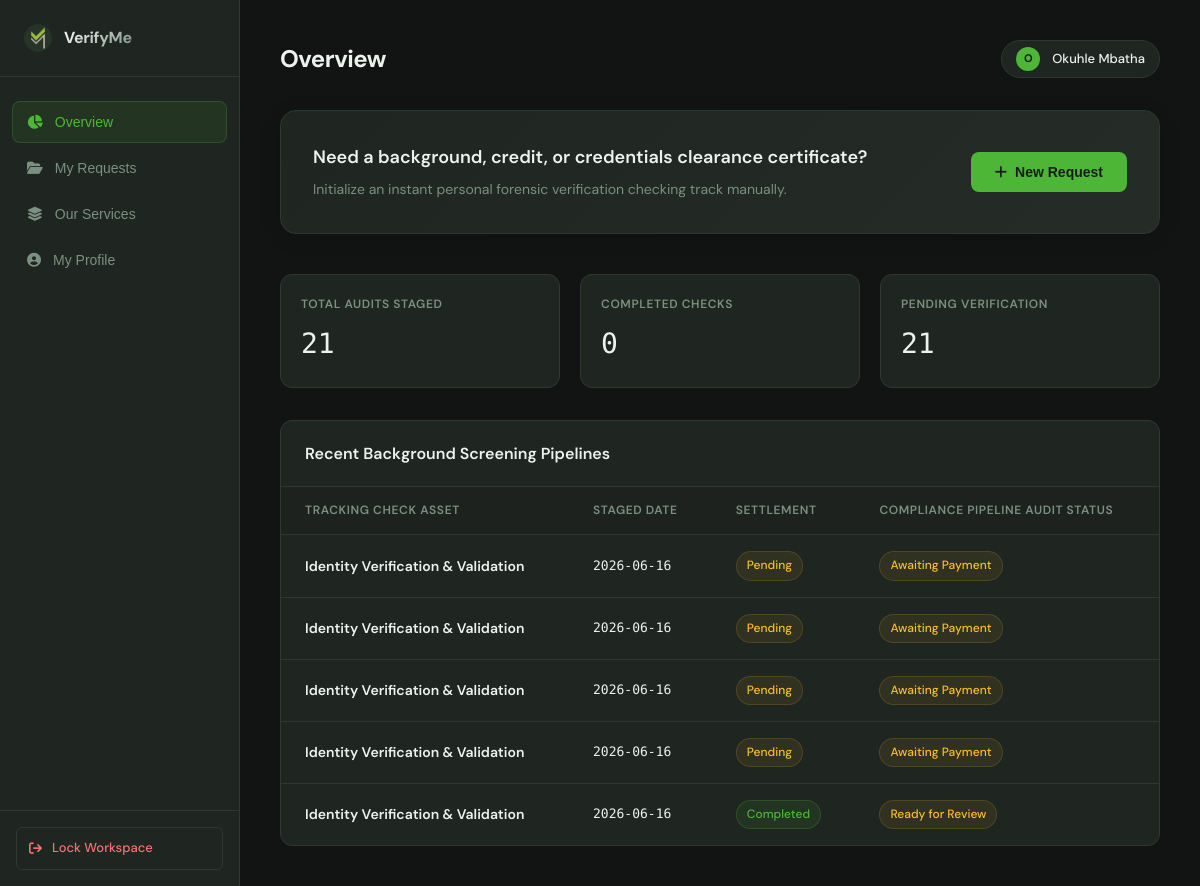
The app's page /dashboard/individual (signed in), older data.
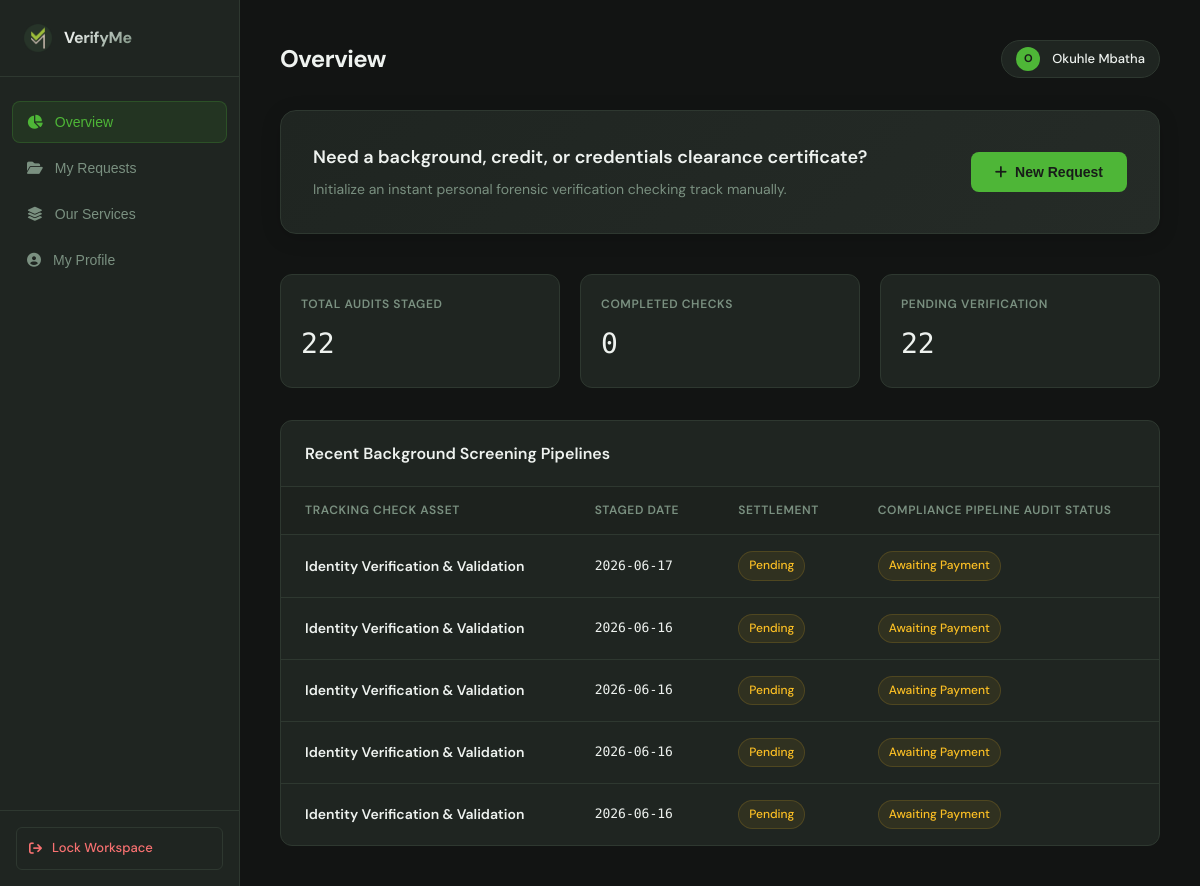
The same page, newer data.
### tables this page shows
CREATE TABLE users (
                id INTEGER PRIMARY KEY AUTOINCREMENT,
                email TEXT UNIQUE NOT NULL,
                password_hash TEXT NOT NULL,
                applicant_type TEXT NOT NULL,       -- 'individual', 'company', or 'admin'
                individual_name TEXT,              
                individual_id TEXT,                
                company_name TEXT,                  
                company_contact TEXT,              
                created_at TIMESTAMP DEFAULT CURRENT_TIMESTAMP
            );

CREATE TABLE individual_audits (
                id INTEGER PRIMARY KEY AUTOINCREMENT,
                user_id INTEGER NOT NULL,            
                verification_type TEXT NOT NULL,     
                status TEXT DEFAULT 'Awaiting Payment', 
                payment_method TEXT DEFAULT 'manual_eft',
                payment_status TEXT DEFAULT 'Pending',
                payment_ref TEXT,                    
                pop_file_path TEXT,                  
                id_file_path TEXT,                   
                qualification_file_path TEXT,        
                rejection_reason TEXT,               
                created_at TIMESTAMP DEFAULT CURRENT_TIMESTAMP,
                FOREIGN KEY (user_id) REFERENCES users (id)
            );

### app.py (the view)
@app.route('/dashboard/individual')
def dashboard_individual():
    if 'user_id' not in session or session.get('applicant_type') != 'individual':
        flash('Access denied. Individual validation profile required.', 'error')
        return redirect(url_for('login'))
    with get_db_connection() as conn:
        db_rows = conn.execute('''
            SELECT id, verification_type AS type, status, payment_status, rejection_reason, DATE(created_at) AS date
            FROM individual_audits WHERE user_id = ? ORDER BY created_at DESC
        ''', (session['user_id'],)).fetchall()
        user_profile = conn.execute('SELECT email, individual_name, individual_id, created_at FROM users WHERE id = ?', (session['user_id'],)).fetchone()
    return render_template(
        'dashboard_individual.html',
        checks=db_rows,
        requests=db_rows,
        audits=db_rows,
        user_profile=user_profile,
        hide_navbar=True,
        hide_footer=True
    )

### app.py (called while the page is built)
def get_db_connection():
    conn = sqlite3.connect(DATABASE)
    conn.row_factory = sqlite3.Row
    return conn

### templates/dashboard_individual.html (shortened to what this page needs)
{% extends 'base.html' %}
{% set hide_navbar = True %}
{% set hide_footer = True %}
{% block head %}
<link rel="stylesheet" href="https://cdnjs.cloudflare.com/ajax/libs/font-awesome/6.5.1/css/all.min.css">
{% endblock %}
{% block content %}
<div class="dashboard-layout">
    <aside class="db-sidebar" id="dbSidebar">
        <div class="sidebar-header">
            <img src="/static/images/VM_Icon.png" alt="VerifyMe System Badge">
            <h1>VerifyMe</h1>
        </div>
        <nav class="sidebar-menu">
            <button class="nav-item active" onclick="switchTab('overview', this)">
                <i class="fa-solid fa-chart-pie"></i> Overview
            </button>
            <button class="nav-item" onclick="switchTab('requests', this)">
                <i class="fa-solid fa-folder-open"></i> My Requests
            </button>
            <button class="nav-item" onclick="switchTab('services', this)">
                <i class="fa-solid fa-layer-group"></i> Our Services
            </button>
            <button class="nav-item" onclick="switchTab('profile', this)">
                <i class="fa-solid fa-circle-user"></i> My Profile
            </button>
        </nav>
        <div class="sidebar-footer">
            <a href="/logout" class="btn-logout">
                <i class="fa-solid fa-arrow-right-from-bracket"></i> Lock Workspace
            </a>
        </div>
    </aside>
    <main class="main-window">
        <div class="top-bar">
            <div style="display: flex; align-items: center; gap: 16px;">
                <h2 id="topbarTitle">Overview</h2>
            </div>
            <div class="user-profile-badge">
                <div class="profile-avatar">
                    {{ session.get('display_name', 'U')[0] | upper }}
                </div>
                <span class="profile-string">{{ session.get('display_name', 'Workspace User') }}</span>
            </div>
        </div>
        <div id="tab-overview" class="tab-panel active">
            <div class="action-row">
                <div class="action-text">
                    <h3>Need a background, credit, or credentials clearance certificate?</h3>
                    <p>Initialize an instant personal forensic verification checking track manually.</p>
                </div>
                <button class="btn-prime" onclick="openModal()">
                    <i class="fa-solid fa-plus"></i> New Request
                </button>
            </div>
            <div class="metrics-row">
                <div class="metric-card">
                    <div class="metric-label">Total Audits Staged</div>
                    <div class="metric-val">{{ checks|length }}</div>
                </div>
                <div class="metric-card">
                    <div class="metric-label">Completed Checks</div>
                    <div class="metric-val">
                        {% set count = namespace(value=0) %}
                        {% for c in checks %}{% if c.status == 'Verified' %}{% set count.value = count.value + 1 %}{% endif %}{% endfor %}
                        {{ count.value }}
                    </div>
                </div>
                <div class="metric-card">
                    <div class="metric-label">Pending Verification</div>
                    <div class="metric-val">
                        {% set count = namespace(value=0) %}
                        {% for c in checks %}{% if c.status not in ['Verified', 'Flagged — Image Unclear'] %}{% set count.value = count.value + 1 %}{% endif %}{% endfor %}
                        {{ count.value }}
                    </div>
                </div>
            </div>
            <div class="data-table-container">
                <div class="table-header-block">
                    <h3>Recent Background Screening Pipelines</h3>
                </div>
                <div style="overflow-x: auto;">
                    <table>
                        <thead>
                            <tr>
                                <th>Tracking Check Asset</th>
                                <th>Staged Date</th>
                                <th>Settlement</th>
                                <th>Compliance Pipeline Audit Status</th>
                            </tr>
                        </thead>
                        <tbody>
                            {% if checks %}
                                {% for check in checks[:5] %}
                                <tr>
                                    <td style="font-weight: 600;">{{ check.type }}</td>
                                    <td style="font-family: var(--mono); font-size: 13px;">{{ check.date }}</td>
                                    <td>
                                        <span class="badge {% if check.payment_status == 'Completed' %}badge-success{% else %}badge-pending{% endif %}">
                                            {{ check.payment_status }}
                                        </span>
                                    </td>
                                    <td>
                                        <span class="badge {% if check.status == 'Verified' %}badge-success{% elif check.status == 'Flagged — Image Unclear' %}badge-error{% else %}badge-pending{% endif %}">
                                            {{ check.status }}
                                        </span>
                                    </td>
                                </tr>
                                {% endfor %}
                            {% else %}
                                <tr>
                                    <td colspan="4" style="text-align: center; color: var(--muted); padding: 32px;">No background screening traces tracked to this user workspace account.</td>
                                </tr>
                            {% endif %}
                        </tbody>
                    </table>
                </div>
            </div>
        </div>
    </main>
</div>
{%endblock%}

### templates/base.html (shortened to what this page needs)
<!DOCTYPE html>
<html lang="en">
<head>
    <link rel="stylesheet" href="https://cdnjs.cloudflare.com/ajax/libs/font-awesome/6.4.0/css/all.min.css">
    <link rel="stylesheet" href="{{ url_for('static', filename='css/style.css') }}">
    {% block head %}{% endblock %}
</head>
<body class="{% block body_class %}{% endblock %}" style="background: #121413; margin: 0; padding: 0;">
<main>
    {% block content %}{% endblock %}
</main>
</body>
</html>

### static/css/style.css (style rules this page uses)
:root { --bg-dark-base: #181c19; --bg-panel-dark: #1f2521; --bg-card-dark: #252b27; --bg-card-raised: #2c342e; --brand-charcoal: #2a312c; --brand-olive: #617c41; --brand-lime: #4eb637; --brand-lime-dim: rgba(78, 182, 55, 0.12); --brand-muted: #8a9e8d; --brand-white: #eef2ef; --border: #2e3830; --border-bright: #3a4a3d; --font-head: 'DM Sans', sans-serif; --font-body: 'DM Sans', sans-serif; --font-mono: 'DM Mono', monospace; --radius-sm: 6px; --radius-md: 10px; --radius-lg: 16px; --shadow-card: 0 4px 24px rgba(0,0,0,0.35); --shadow-elevated: 0 16px 48px rgba(0,0,0,0.5); }
*, *::before, *::after { margin: 0; padding: 0; box-sizing: border-box; }
html { scroll-behavior: smooth; }
body { background-color: var(--bg-dark-base); color: var(--brand-white); font-family: var(--font-body); font-size: 16px; line-height: 1.6; overflow-x: hidden; -webkit-font-smoothing: antialiased; }

Row changes from the older to the newer data that the page shows:
no longer on this page (row unchanged): individual_audits: type "Identity Verification & Validation", date "2026-06-16", payment_status "Completed", status "Ready for Review"
added individual_audits: type "Identity Verification & Validation", date "2026-06-17", payment_status "Pending", status "Awaiting Payment"
Text that changed along with them:
{{ checks|length }}: "21" → "22"
{{ count.value }}: "21" → "22"
